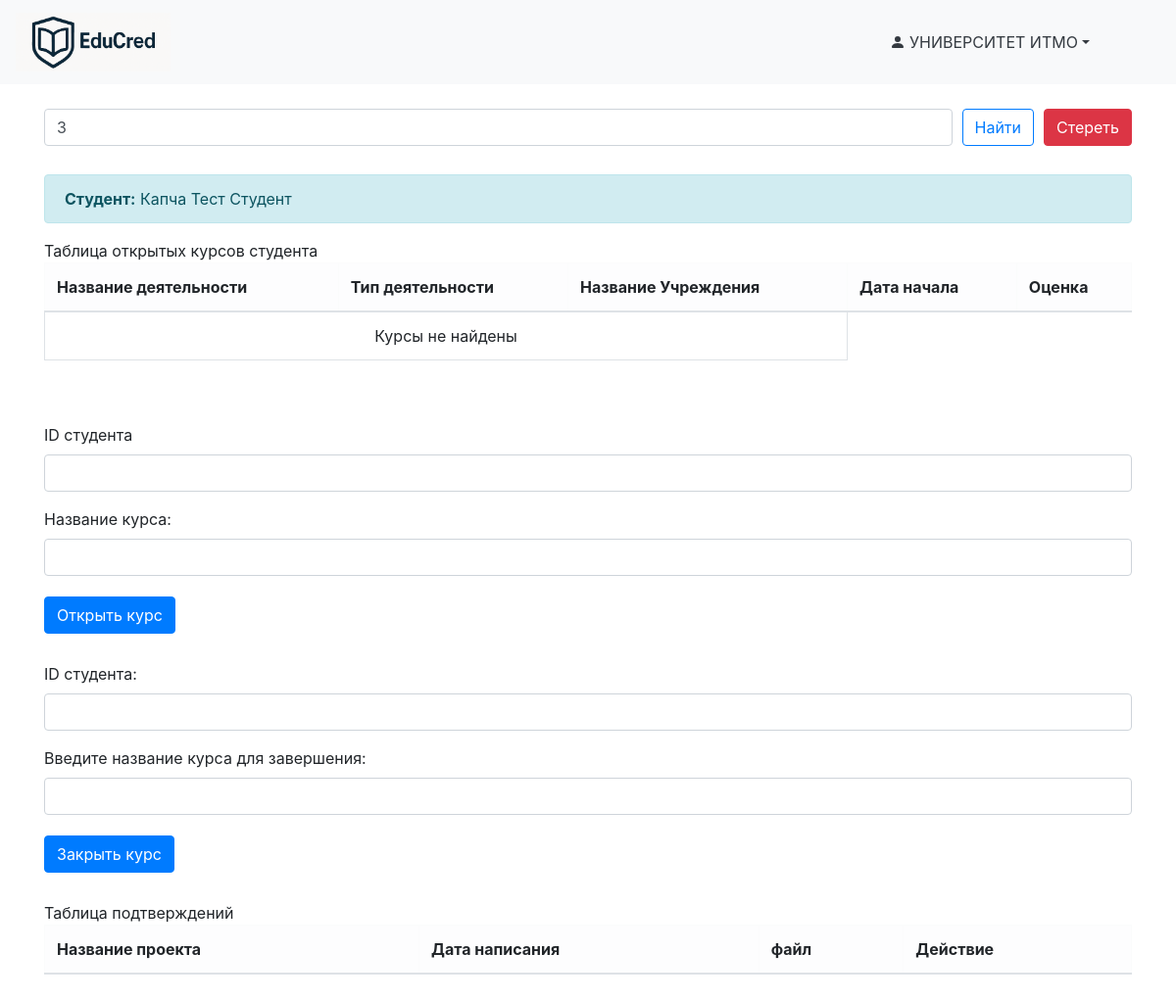
The app's page /university_workspace (signed in), older data.
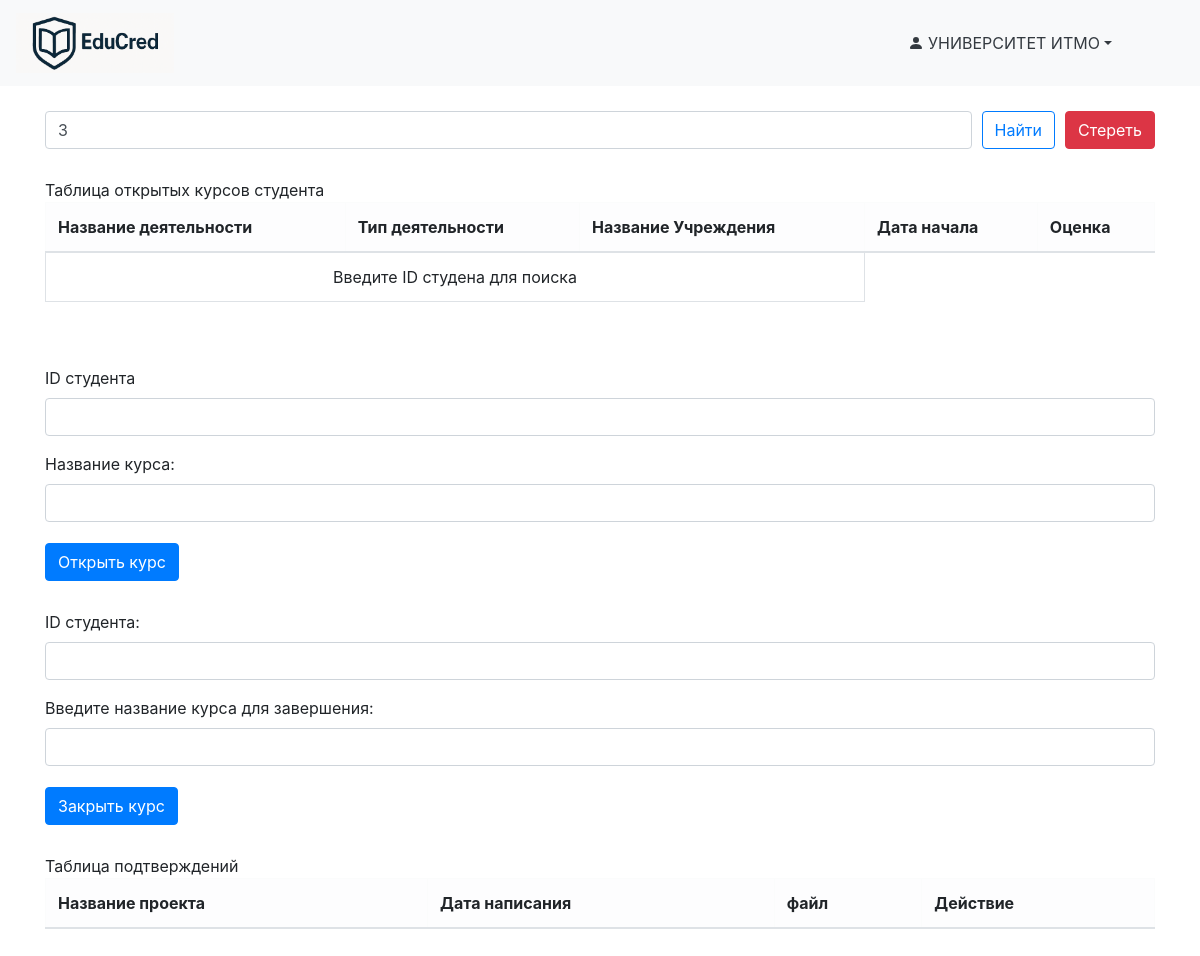
The same page, newer data.
### data/Students.py (models this page shows)
class Student(SqlAlchemyBase, UserMixin, SerializerMixin):
    __tablename__ = "students"
    id = sqlalchemy.Column(sqlalchemy.Integer, primary_key=True, autoincrement=True)
    user_id = sqlalchemy.Column(sqlalchemy.Integer, sqlalchemy.ForeignKey("users.id"), nullable=False)
    student_nsp = sqlalchemy.Column(sqlalchemy.String, nullable=False)
    born = sqlalchemy.Column(sqlalchemy.DateTime, nullable=False)
    phone_num = sqlalchemy.Column(sqlalchemy.String, nullable=False)
    about = sqlalchemy.Column(sqlalchemy.String, nullable=True)
    employer_id = sqlalchemy.Column(sqlalchemy.String, nullable=True)
    user = orm.relationship("User", back_populates="student")
    achievements = orm.relationship("Achievement", back_populates="student")

### server.py (the view, shortened to what this page needs)
@app.route('/university_workspace', methods=['POST', 'GET'])
@login_required
def university_workspace():
    try:
        db_sess = db_session.create_session()
        user = db_sess.query(User).get(current_user.id)
        univer = user.university
        form_find = UniverFindStudentForm()
        form_open = UniverOpenCourseForm()
        form_close = UniverCloseCourseForm()
        all_acts = []
        student_find_table = ''
        projs = db_sess.query(Achievement).filter(Achievement.university_id == univer.id,
                                                  or_(Achievement.end_date == None,
                                                      Achievement.end_date == ""),
                                                  Achievement.approve_path == None
                                                  ).all()
        if form_find.find_clear.data:
            session.pop('univer_found_student_id_cur', None)
            form_find.find_student_id.data = ''
        if not student_find_table and 'univer_found_student_id_cur' in session:
            saved_id = session['univer_found_student_id_cur']
            student_find_table = db_sess.query(Student).get(saved_id)
            all_acts = db_sess.query(Achievement).filter(
                Achievement.student_id == saved_id,
                or_(Achievement.end_date == None,
                    Achievement.end_date == "")
            ).all()
            form_find.find_student_id.data = str(saved_id)
        return render_template('university_workspace.html',
                               form_find=form_find, form_close=form_close, form_open=form_open,
                               title='Образовательное учреждение',
                               student_find=student_find_table,
                               activities=all_acts,
                               projs=projs,
                               joined_title=univer.title,
                               style=url_for('static', filename='css/style.css'))
    except Exception as e:
        flash(f'Произошла неизвестная ошибка, попробуйте ещё раз', 'danger')
        app.logger.error(e)
        return render_template('home.html', token=None, result=None, university=None, title='Главная')

### data/univer_find_student_form.py
class UniverFindStudentForm(FlaskForm):
    find_student_id = StringField(
        'ID студента',
        validators=[DataRequired()]
    )
    find_submit = SubmitField('Найти')
    find_clear = SubmitField('Стереть')

### data/univer_open_course_form.py
class UniverOpenCourseForm(FlaskForm):
    open_student_id = StringField(
        'ID студента',
        validators=[DataRequired()]
    )
    open_course_title = StringField("Название курса:", validators=[DataRequired()])
    open_submit = SubmitField('Открыть курс')

### data/db_session.py (called while the page is built)
def create_session() -> Session:
    global __factory
    return __factory()

### server.py (called while the page is built)
@login_manager.user_loader
def load_user(user_id):
    db_sess = db_session.create_session()
    return db_sess.query(User).get(user_id)

### templates/university_workspace.html (shortened to what this page needs)
{% extends "workspace_base.html" %}
{% block content %}
    <form method="POST" class="d-flex gap-2 mb-4 align-items-center">
        {{ form_find.find_student_id(class_="form-control", id="find_student_id", placeholder="ID студента") }}
        {{ form_find.find_submit(class_="btn btn-outline-primary") }}
        {{ form_find.find_clear(class_="btn btn-danger btn-equal-height") }}
    </form>
    {% if student_find %}
        <div class="alert alert-info" role="alert">
            <strong>Студент:</strong> {{ student_find.student_nsp }}
        </div>
    {% endif %}
    <div class="table-responsive mb-5">
        <caption class="fw-bold">Таблица открытых курсов студента</caption>
        <table class="table table-bordered">
            <thead class="table-light">
            <tr>
                <th>Название деятельности</th>
                <th>Тип деятельности</th>
                <th>Название Учреждения</th>
                <th>Дата начала</th>
                <th>Оценка</th>
            </tr>
            </thead>
            <tbody>
            {% for act in activities %}
                <tr>
                    <td>{{ act.title }}</td>
                    <td>
                        {% if act.approve_path == "Not Required" %}
                            Курс
                        {% else %}
                            Личный проект
                        {% endif %}
                    </td>
                    <td>{{ act.university.title }}</td>
                    <td>{{ act.start_date.strftime("%d.%m.%Y") }}</td>
                    <td>{{ act.mark or '—' }}</td>
                </tr>
            {% else %}
                {% if student_find %}
                    <tr>
                        <td colspan="3" class="text-center">Курсы не найдены</td>
                    </tr>
                {% else %}
                    <tr>
                        <td colspan="3" class="text-center">Введите ID студена для поиска</td>
                    </tr>
                {% endif %}
            {% endfor %}
            </tbody>
        </table>
    </div>
    <form method="POST" id="open-course-form" class="mb-4">
        <div class="mb-3">
            {{ form_open.open_student_id.label }}
            {{ form_open.open_student_id(class="form-control", id="student_id") }}
        </div>
        <div class="mb-3">
            {{ form_open.open_course_title.label }}
            {{ form_open.open_course_title(class="form-control", id="course_title") }}
        </div>
        <div class="mb-3">
            {{ form_open.open_submit(class="btn btn-primary") }}
        </div>
    </form>
    <form method="POST" id="close-course-form" class="mb-4">
        <div class="mb-3">
            {{ form_close.close_student_id.label }}
            {{ form_close.close_student_id(class="form-control", id="close_student_id") }}
        </div>
        <div class="mb-3">
            {{ form_close.close_course_title.label }}
            {{ form_close.close_course_title(class="form-control", id="close_course_title") }}
        </div>
        <div class="mb-3">
            {{ form_close.close_submit(class="btn btn-primary") }}
        </div>
    </form>
    <div class="table-responsive mb-5">
        <caption class="fw-bold">Таблица подтверждений</caption>
        <table class="table table-bordered">
            <thead class="table-light">
            <tr>
                <th>Название проекта</th>
                <th>Дата написания</th>
                <th>файл</th>
                <th>Действие</th>
            </tr>
            </thead>
        </table>
    </div>
{% endblock %}

Row changes from the older to the newer data that the page shows:
removed Student: student_nsp "Капча Тест Студент"
Text that changed along with them:
text no longer shown: "Студент: Курсы не найдены"
text now shown: "Введите ID студена для поиска"
